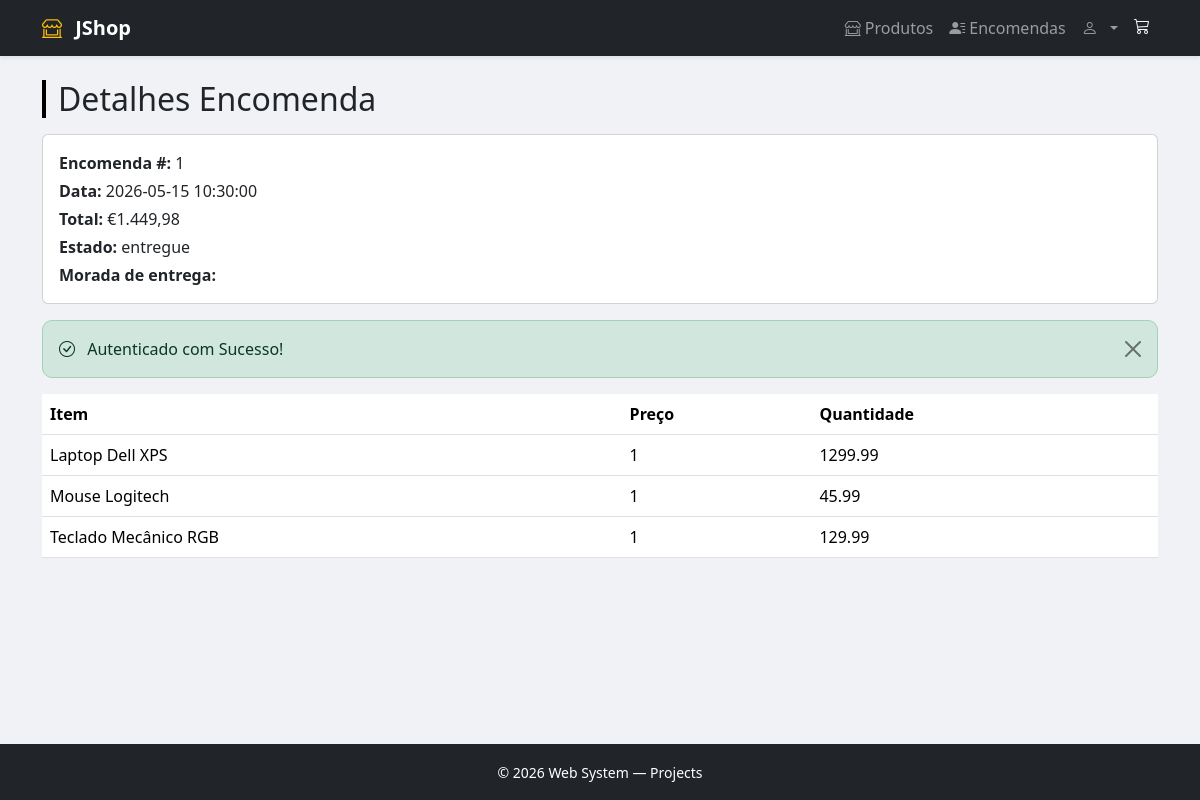
Before: /order/view-order.php?id=1 (signed in) with the older database file.
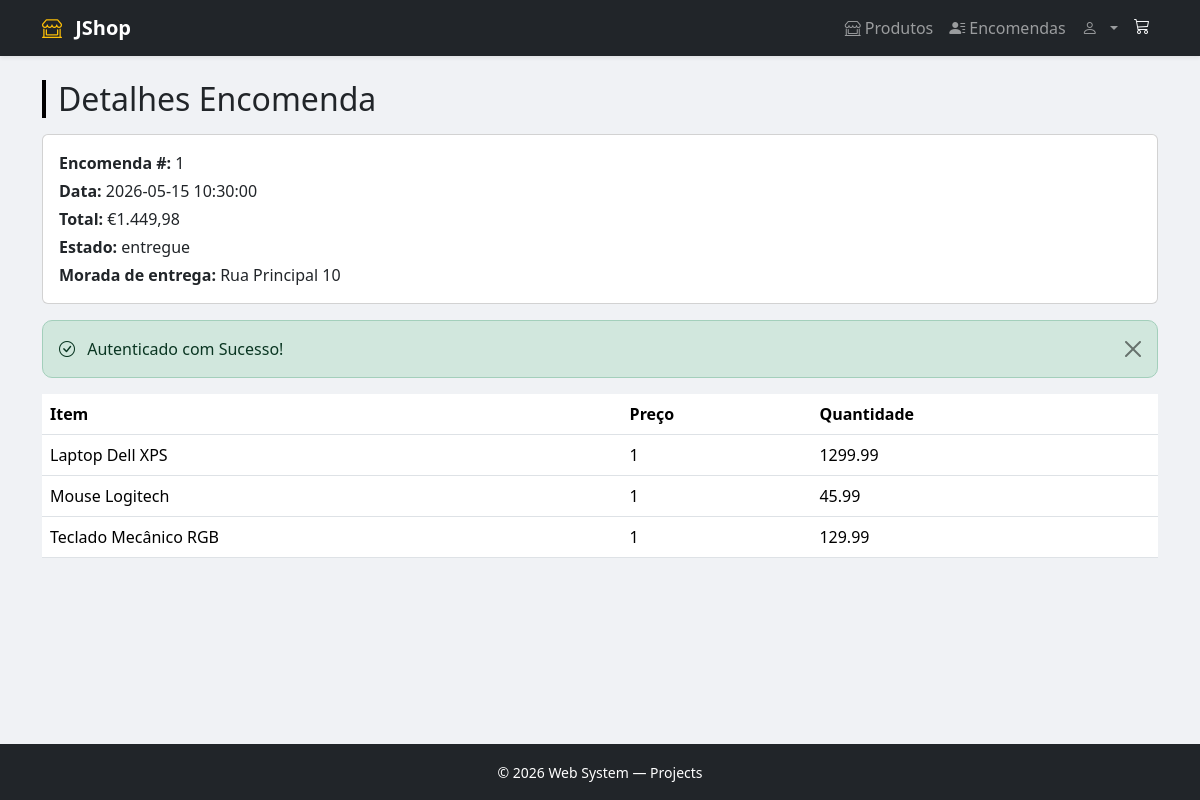
After: the same page with the newer database file.
### tables this page shows
CREATE TABLE encomendas (
    id INT AUTO_INCREMENT PRIMARY KEY,
    id_utilizador INT NOT NULL,
    morada VARCHAR(100) NOT NULL,
    data_encomenda DATETIME DEFAULT CURRENT_TIMESTAMP,
    total DECIMAL(10, 2) NOT NULL,
    estado ENUM('pendente', 'enviado', 'entregue', 'cancelado') DEFAULT 'pendente',
    FOREIGN KEY (id_utilizador) REFERENCES utilizadores(id)
);

### config/Database.php (called while the page is built, shortened)
<?php
class Database
{
    private string $host = AppConfigConst::DB_HOST;
    private string $dbname = AppConfigConst::DB_NAME;
    private string $username = AppConfigConst::DB_USER;
    private string $password = AppConfigConst::DB_PASS;
    public function __construct()
    {
        $this->conexao = new mysqli($this->host, $this->username, $this->password, $this->dbname);
    }
}
?>

### order/OrderService.php (called while the page is built, shortened)
<?php
require_once __DIR__ . '/../config/Database.php';
class OrderService
{
    private $database;
    public function __construct()
    {
        $this->database = (new Database())->conexao;
    }
    public function getOrderDetailByOrderId($id_encomenda)
    {
        if (SessionService::isAdmin()) {
            $stmt = $this->database->prepare("SELECT p.nome as nome_produto, ie.quantidade, ie.preco_unitario FROM itens_encomenda ie
                                          INNER JOIN encomendas e ON e.id = ie.id_encomenda
                                          INNER JOIN produtos p ON p.id = ie.id_produto
                                          WHERE ie.id_encomenda = ?");
            $stmt->bind_param("i", $id_encomenda);
            $stmt->execute();
            return $stmt->get_result()->fetch_all(MYSQLI_ASSOC);
        }
        exit;
    }
    public function getOrderById($id_encomenda)
    {
        $stmt = $this->database->prepare("SELECT e.*, u.nome as utilizador FROM encomendas e INNER JOIN utilizadores u ON u.id = e.id_utilizador WHERE e.id = ?");
        $stmt->bind_param("i", $id_encomenda);
        $stmt->execute();
        return $stmt->get_result()->fetch_assoc();
    }
}
?>

### security/SessionService.php (called while the page is built, shortened)
<?php
class SessionService
{
    public static function isAdmin()
    {
        return isset($_SESSION['user_id']) && (isset($_SESSION['role']) && $_SESSION['role'] === "admin");
    }
}
?>

### order/view-order.php (the view, shortened to what this page needs)
<?php
require_once __DIR__ . '/../security/SessionService.php';
$flash = $_SESSION['flash'] ?? null;
include 'OrderService.php';
$orderService = new OrderService();
$id_encomenda = isset($_GET['id']) ? (int) $_GET['id'] : 0;
$id_utilizador = $_SESSION['user_id'];
$order = $orderService->getOrderById($id_encomenda);
if (SessionService::isAdmin()) {
    $orderDetailList = $orderService->getOrderDetailByOrderId($id_encomenda);
} else {
    $orderDetailList = $orderService->getOrderDetailByUserIdAndOrderId($id_utilizador, $id_encomenda);
}
require_once __DIR__ . '/../includes/header.php';
?>
<div class="d-flex justify-content-between align-items-center mb-3">
    <h2 class="page-header mb-0">Detalhes Encomenda</h2>
</div>
<div class="card mb-3">
    <div class="card-body">
        <p class="mb-1"><strong>Encomenda #:</strong> <?= htmlspecialchars($order['id']) ?></p>
        <p class="mb-1"><strong>Data:</strong> <?= htmlspecialchars($order['data_encomenda']) ?></p>
        <p class="mb-1"><strong>Total:</strong> €<?= htmlspecialchars(number_format($order['total'], 2, ',', '.')) ?></p>
        <p class="mb-1"><strong>Estado:</strong> <?= htmlspecialchars($order['estado']) ?></p>
        <p class="mb-0"><strong>Morada de entrega:</strong> <?= htmlspecialchars($order['morada'] ?? '') ?></p>
    </div>
</div>
<?php if ($flash): ?>
    <div class="alert alert-<?= htmlspecialchars($flash['type']) ?> alert-dismissible fade show" role="alert">
        <i class="bi bi-<?= $flash['type'] === 'success' ? 'check-circle' : 'exclamation-triangle' ?> me-2"></i>
        <?= htmlspecialchars($flash['message']) ?>
        <button type="button" class="btn-close" data-bs-dismiss="alert"></button>
    </div>
<?php endif; ?>
<table class="table">
    <thead>
        <tr>
            <th scope="col">Item</th>
            <th scope="col">Preço</th>
            <th scope="col">Quantidade</th>
        </tr>
    </thead>
    <tbody>
        <?php foreach ($orderDetailList as $orderDetail) { ?>
            <tr>
                <td>
                    <?= $orderDetail['nome_produto'] ?>
                </td>
                <td>
                    <?= $orderDetail['quantidade'] ?>
                </td>
                <td>
                    <?= $orderDetail['preco_unitario'] ?>
                </td>
            </tr>
        <?php } ?>
    </tbody>
</table>

Changed rows visible on the page:
changed encomendas "entregue": morada (not shown) → "Rua Principal 10"
